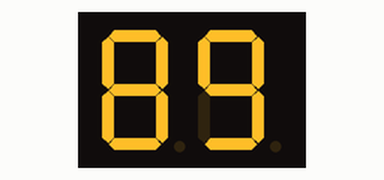
A sketch run on a simulated Arduino Uno, built with avr-gcc and run on an emulated ATmega328P. On the bench: 2-digit seven-segment display. Wiring (inferred from the names in the program): 2-digit 7-segment display, segments lit when HIGH: segments pin 4, pin 6, pin 11, pin 7, pin 9, pin 5, pin 13, pin 10; digit selects pin 2, pin 3. The segment pins are drawn as the display they are named for.

Above: at 3.4 s.
At 17.87 s:
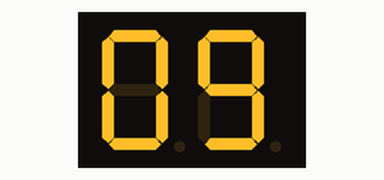
At 33.23 s:
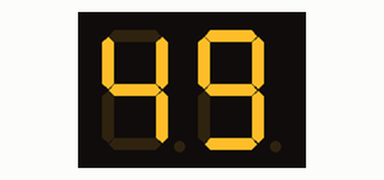

Measured:
- what the display in image 0 shows lasts 0.5 s, from 3.4 s to 3.9 s

The sketch:

HSN5643AS_4digit7Segment.ino
```cpp
/*
  HSN5643AS Counter
  Counts up from 0 to 9, and then back to zero.
  Created by Melchior M. Philips for Melchilib.
  Feel free to use and modify this code to your hearts content.
  Do not reupload or host this code elsewhere, thank you.
*/

// Here we set the segments to the corresponding pins on the Arduino.
// Modify to fit your set-up.
int a = 4;
int b = 6;
int c = 11;
int d = 7;
int e = 9;
int f = 5;
int g = 13;
int h = 10;

// All Segments Off
void char_off() {
  digitalWrite(a, LOW);
  digitalWrite(b, LOW);
  digitalWrite(c, LOW);
  digitalWrite(d, LOW);
  digitalWrite(e, LOW);
  digitalWrite(f, LOW);
  digitalWrite(g, LOW);
  digitalWrite(h, LOW);
}

// Zero
void char_zero() {
  digitalWrite(a, HIGH);
  digitalWrite(b, HIGH);
  digitalWrite(c, HIGH);
  digitalWrite(d, HIGH);
  digitalWrite(e, HIGH);
  digitalWrite(f, HIGH);
  digitalWrite(g, LOW);
  digitalWrite(h, LOW);
}

// One
void char_one() {
  digitalWrite(a, LOW);
  digitalWrite(b, HIGH);
  digitalWrite(c, HIGH);
  digitalWrite(d, LOW);
  digitalWrite(e, LOW);
  digitalWrite(f, LOW);
  digitalWrite(g, LOW);
  digitalWrite(h, LOW);
}

// Two
void char_two() {
  digitalWrite(a, HIGH);
  digitalWrite(b, HIGH);
  digitalWrite(c, LOW);
  digitalWrite(d, HIGH);
  digitalWrite(e, HIGH);
  digitalWrite(f, LOW);
  digitalWrite(g, HIGH);
  digitalWrite(h, LOW);
}

// Three
void char_three() {
  digitalWrite(a, HIGH);
  digitalWrite(b, HIGH);
  digitalWrite(c, HIGH);
  digitalWrite(d, HIGH);
  digitalWrite(e, LOW);
  digitalWrite(f, LOW);
  digitalWrite(g, HIGH);
  digitalWrite(h, LOW);
}

// Four
void char_four() {
  digitalWrite(a, LOW);
  digitalWrite(b, HIGH);
  digitalWrite(c, HIGH);
  digitalWrite(d, LOW);
  digitalWrite(e, LOW);
  digitalWrite(f, HIGH);
  digitalWrite(g, HIGH);
  digitalWrite(h, LOW);
}

// Five
void char_five() {
  digitalWrite(a, HIGH);
  digitalWrite(b, LOW);
  digitalWrite(c, HIGH);
  digitalWrite(d, HIGH);
  digitalWrite(e, LOW);
  digitalWrite(f, HIGH);
  digitalWrite(g, HIGH);
  digitalWrite(h, LOW);
}

// Six
void char_six() {
  digitalWrite(a, HIGH);
  digitalWrite(b, LOW);
  digitalWrite(c, HIGH);
  digitalWrite(d, HIGH);
  digitalWrite(e, HIGH);
  digitalWrite(f, HIGH);
  digitalWrite(g, HIGH);
  digitalWrite(h, LOW);
}

// Seven
void char_seven() {
  digitalWrite(a, HIGH);
  digitalWrite(b, HIGH);
  digitalWrite(c, HIGH);
  digitalWrite(d, LOW);
  digitalWrite(e, LOW);
  digitalWrite(f, LOW);
  digitalWrite(g, LOW);
  digitalWrite(h, LOW);
}

// Eight
void char_eight() {
  digitalWrite(a, HIGH);
  digitalWrite(b, HIGH);
  digitalWrite(c, HIGH);
  digitalWrite(d, HIGH);
  digitalWrite(e, HIGH);
  digitalWrite(f, HIGH);
  digitalWrite(g, HIGH);
  digitalWrite(h, LOW);
}

// Nine
void char_nine() {
  digitalWrite(a, HIGH);
  digitalWrite(b, HIGH);
  digitalWrite(c, HIGH);
  digitalWrite(d, HIGH);
  digitalWrite(e, LOW);
  digitalWrite(f, HIGH);
  digitalWrite(g, HIGH);
  digitalWrite(h, LOW);
}

// the setup routine runs once when you press reset:
void setup() {
  // initialize the digital pins as an output.
  pinMode(a, OUTPUT);
  pinMode(b, OUTPUT);
  pinMode(c, OUTPUT);
  pinMode(d, OUTPUT);
  pinMode(e, OUTPUT);
  pinMode(f, OUTPUT);
  pinMode(g, OUTPUT);
  pinMode(h, OUTPUT);

  pinMode(2, OUTPUT);
  pinMode(3, OUTPUT);
}
// the loop routine runs over and over again forever:
void loop() {
  digitalWrite(2, LOW);
  digitalWrite(3, HIGH);
  char_zero();    // Zero
  delay(10);     // Wait for 10 miliseconds (1/5th of a second)
  digitalWrite(2, HIGH);
  digitalWrite(3, LOW);
  char_one();     // One
  delay(10);
   digitalWrite(2, LOW);
  digitalWrite(3, HIGH);
  char_two();     // Two
  delay(10);
  digitalWrite(2, HIGH);
  digitalWrite(3, LOW);
  char_three();   // Three
  delay(10);
     digitalWrite(2, LOW);
  digitalWrite(3, HIGH);
  char_four();    // Four
  delay(10);
  digitalWrite(2, HIGH);
  digitalWrite(3, LOW);
  char_five();    // Five
  delay(10);
  char_six();     // Six
  delay(10);
  char_seven();   // Seven
  delay(10);
  char_eight();   // Eight
  delay(10);
  char_nine();    // Nine
  delay(10);
}
```
